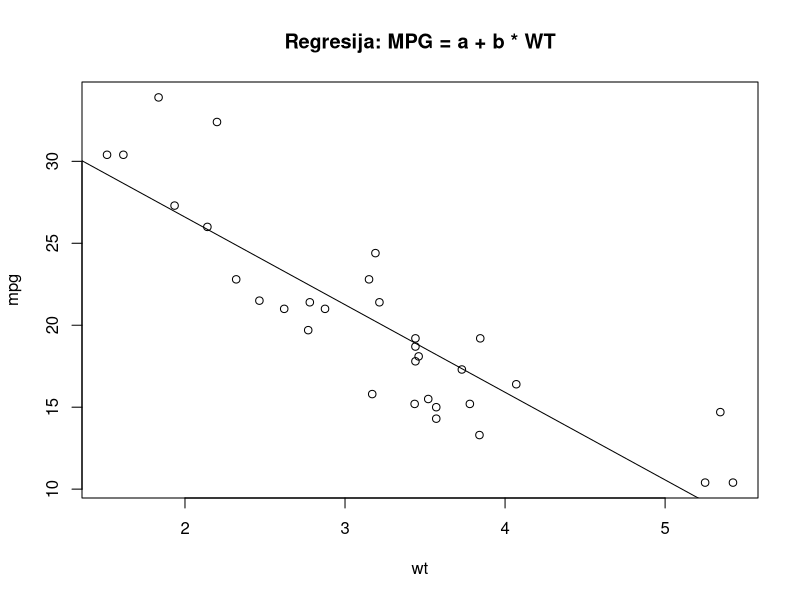
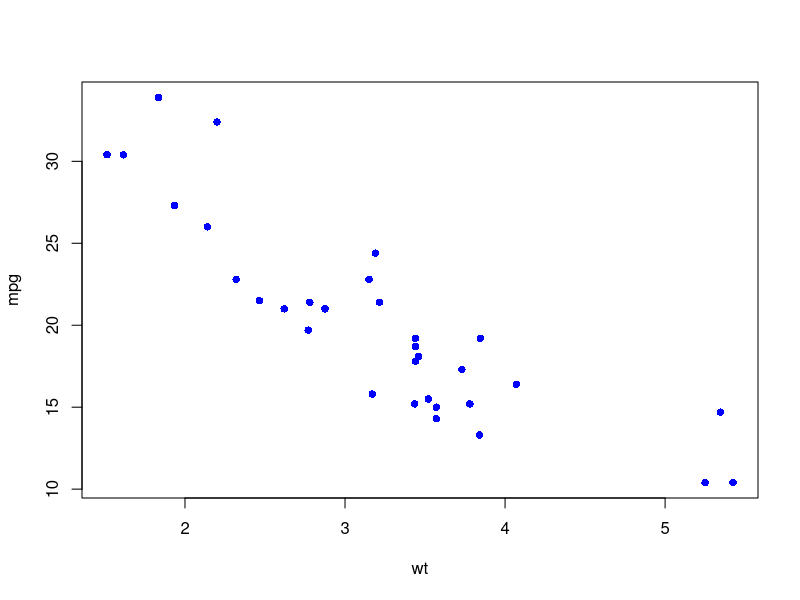
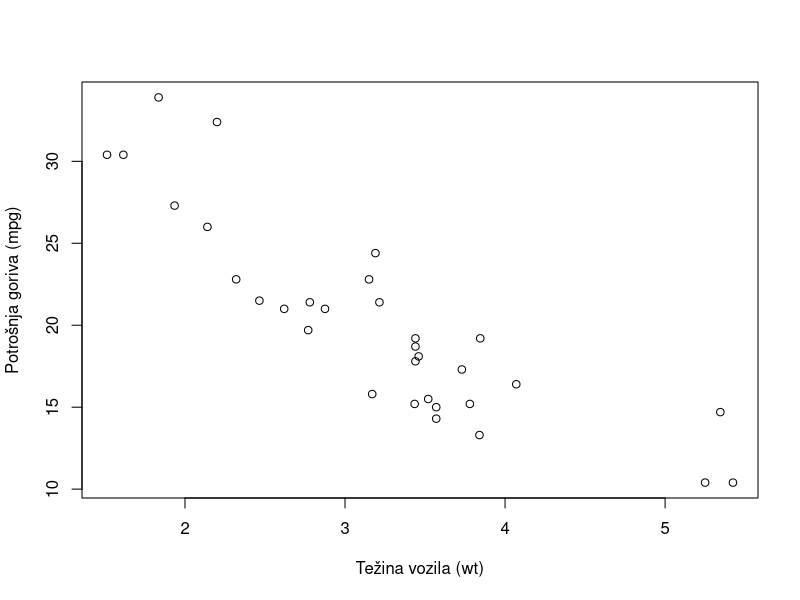
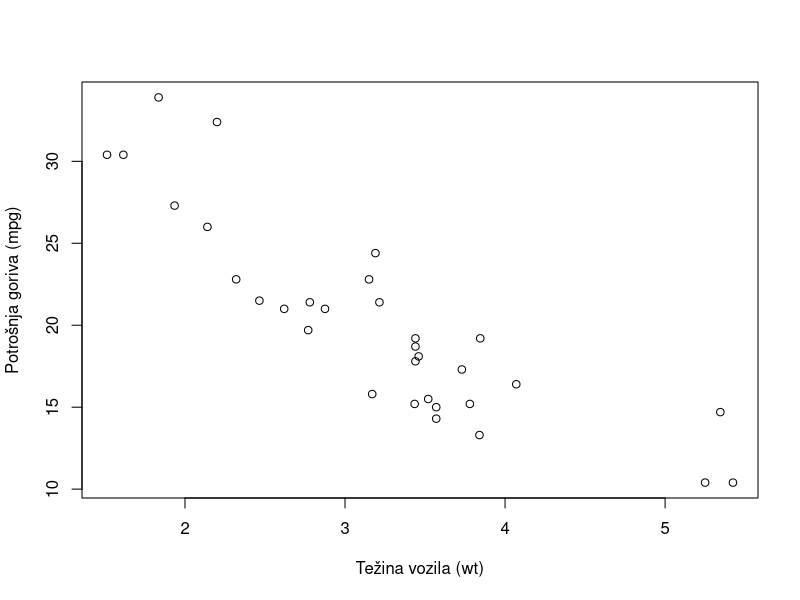
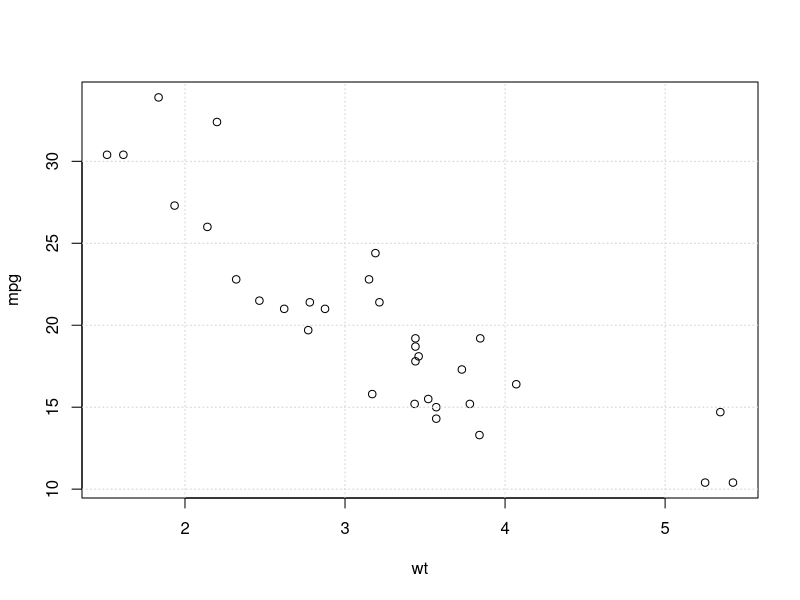
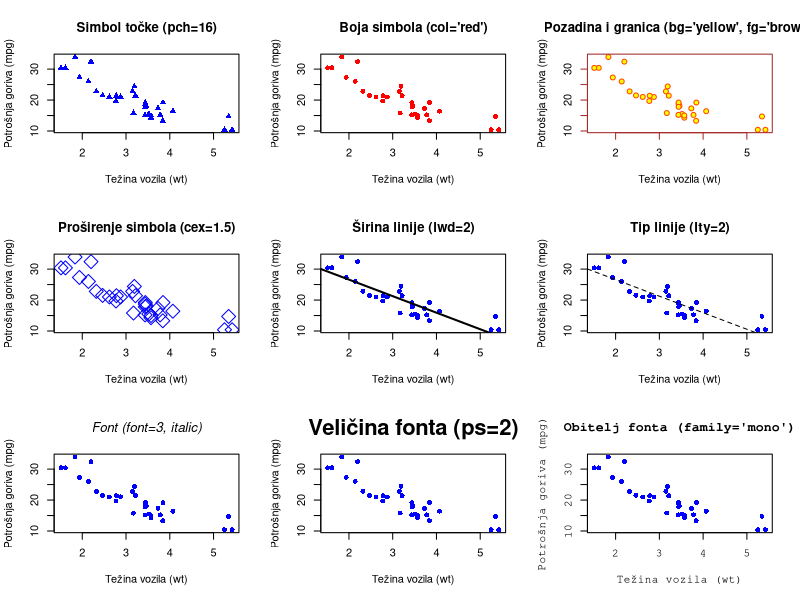
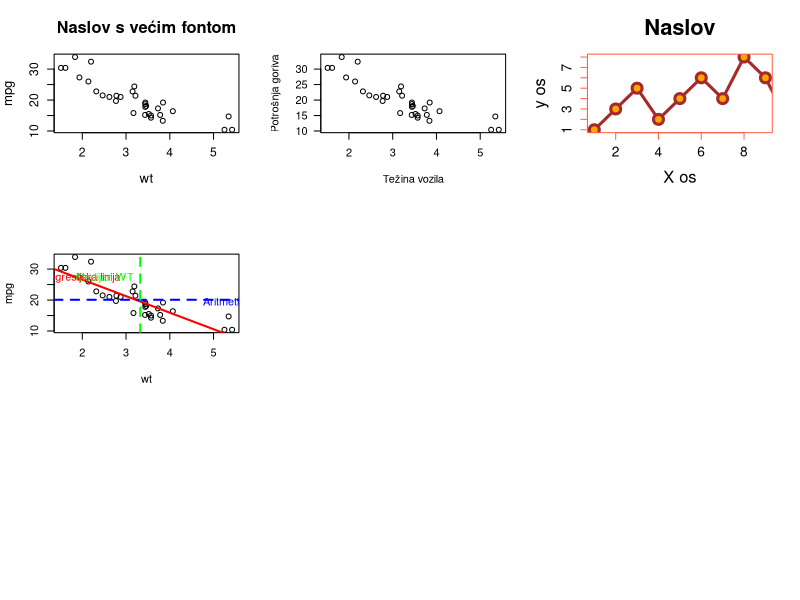
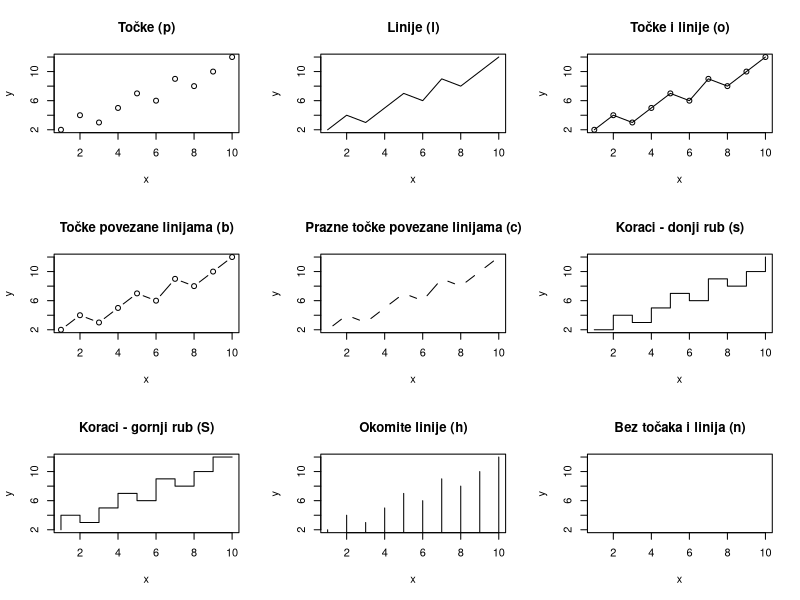

Generate these figures, in order, with R: (Note: this script raises an error after producing the figures.)
attach(mtcars)  # Učitavanje podataka
plot(wt, mpg)   # Iscrtavanje podataka
abline(lm(mpg ~ wt))  # Dodavanje regresijskog pravca
title("Regresija: MPG = a + b * WT")  # Naslov grafa

plot(wt, mpg, col="blue", pch=16)

plot(wt, mpg, xlab="Težina vozila (wt)", ylab="Potrošnja goriva (mpg)")

plot(wt, mpg, xlab="Težina vozila (wt)", ylab="Potrošnja goriva (mpg)")

plot(wt, mpg)
grid()


# Učitavanje podataka
data(mtcars)
attach(mtcars)

# Postavljanje rasporeda grafova (3 redova x 2 stupca)
par(mfrow=c(3, 3))

# 1. Parametar: pch - simbol trokuta
plot(wt, mpg, pch=17, col="blue", xlab="Težina vozila (wt)", ylab="Potrošnja goriva (mpg)", main="Simbol točke (pch=16)")

# 2. Parametar: col - boja simbola
plot(wt, mpg, pch=16, col="red", xlab="Težina vozila (wt)", ylab="Potrošnja goriva (mpg)", main="Boja simbola (col='red')")

# 3. Parametar: bg i fg - boje pozadine i granice simbola
plot(wt, mpg, pch=21, col="orangered", bg="yellow", fg="brown", xlab="Težina vozila (wt)", ylab="Potrošnja goriva (mpg)", main="Pozadina i granica (bg='yellow', fg='brown')")

# 4. Parametar: cex - proširenje simbola
plot(wt, mpg, pch=5, col="blue", cex=2, xlab="Težina vozila (wt)", ylab="Potrošnja goriva (mpg)", main="Proširenje simbola (cex=1.5)")

# 5. Parametar: lwd - širina linije
plot(wt, mpg, pch=16, col="blue", xlab="Težina vozila (wt)", ylab="Potrošnja goriva (mpg)", main="Širina linije (lwd=2)")
abline(lm(mpg ~ wt), lwd=2)  # Promjena širine linije

# 6. Parametar: lty - tip linije
plot(wt, mpg, pch=16, col="blue", xlab="Težina vozila (wt)", ylab="Potrošnja goriva (mpg)", main="Tip linije (lty=2)")
abline(lm(mpg ~ wt), lty=2)  # Promjena tipa linije (dashed)

# 7. Parametar: font - tip fonta
plot(wt, mpg, pch=16, col="blue", xlab="Težina vozila (wt)", ylab="Potrošnja goriva (mpg)", main="Font (font=3, italic)", font.main=3)

# 8. Parametar: ps - veličina fonta
plot(wt, mpg, pch=16, col="blue", xlab="Težina vozila (wt)", ylab="Potrošnja goriva (mpg)", main="Veličina fonta (ps=2)", cex.main=2)

# 9. Parametar: family - obitelj fonta
plot(wt, mpg, pch=16, col="blue", family="mono", xlab="Težina vozila (wt)", ylab="Potrošnja goriva (mpg)", main="Obitelj fonta (family='mono')")

par(mar=c(5, 4, 4, 2) + 0.1)  # Margine: (donja, lijeva, gornja, desna)
plot(wt, mpg, cex.main=1.5, cex.lab=1.2, cex.axis=1.1, main="Naslov s većim fontom")

plot(wt, mpg, xlab="Težina vozila", ylab="Potrošnja goriva", las=1)

x <- 1:10
y <- c(1,3,5,2,4,6,4,8,6,2)
plot(
  x,                 # vrijednosti na osi x 
  y,                 # vrijednosti na osi y 
  xlim = c(1, 9),    # raspon x vrijednost
  ylim = c(1, 8),    # raspon y vrijednost
  main = "Naslov",   # naslov grafa
  xlab = "X os",     # naziv osi x
  ylab = "y os",     # naziv osi y
  cex.main = 2,      # veličina naslova
  cex.lab = 1.5,     # veličina naziva osi
  cex.axis = 1.25,   # veličina labela osi
  type = "b",        # vrsta linija/točaka
  lth  = 2,          # vrsta linije
  pch  = 21,         # vrsta točke
  lwd  = 3,          # debljina linije i obruba točki
  cex  = 2,          # veličina točki
  col  = "brown",    # boja linije i točki
  bg   = "orange",   # boja ispune točke
  fg   = "tomato",   # boja obruba grafa
)

plot(wt, mpg)
abline(lm(mpg ~ wt), col="red", lwd=2)  # linija linearne regresije
abline(h=mean(mpg), col="blue", lwd=2, lty=2)  # linija aritmetičke sredine
abline(v=median(wt), col="green", lwd=2, lty=2)  # linija medijana wt


text(x=min(wt)*1.3, y=max(mpg)*0.9, labels="Regresijska linija", col="red", pos=1)
text(x=max(wt)*0.85, y=mean(mpg)*0.95, labels="Aritmetička sredina", col="blue", pos=4)
text(x=median(wt), y=max(mpg)*0.8, labels="Medijan WT", col="green", pos=2)

# Postavljanje rasporeda grafova (3 redova x 2 stupca)
par(mfrow=c(3, 3))

# Generiranje podataka
x <- 1:10
y <- c(2, 4, 3, 5, 7, 6, 9, 8, 10, 12)

# 1. Točke (points)
plot(x, y, type = "p", main = "Točke (p)")

# 2. Linije (lines)
plot(x, y, type = "l", main = "Linije (l)")

# 3. Preklopljene točke i linije (overplotted)
plot(x, y, type = "o", main = "Točke i linije (o)")

# 4. Točke povezane linijama (b)
plot(x, y, type = "b", main = "Točke povezane linijama (b)")

# 5. Prazne točke povezane linijama (c)
plot(x, y, type = "c", main = "Prazne točke povezane linijama (c)")

# 6. Koraci (stair steps) - donji rub
plot(x, y, type = "s", main = "Koraci - donji rub (s)")

# 7. Koraci - gornji rub
plot(x, y, type = "S", main = "Koraci - gornji rub (S)")

# 8. Okomite linije (histogram-like)
plot(x, y, type = "h", main = "Okomite linije (h)")

# 9. Bez točaka i linija (samo os grafova)
plot(x, y, type = "n", main = "Bez točaka i linija (n)")

x <- seq(0, 10, by=0.1)
x2 <- seq(0, 10, by=1)

y1 <- sin(x)
y2 <- cos(x)
y3 <- c(-0.2, -0.3, 0.75, 0, 0.13, -0.8, 0.7, 0.21, -0.45, -0.32, 0.625)

plot(x, y1, type="l", col="red", lwd=2, ylim=c(-1,1), xlab="X Vrijednosti", ylab="Y Vrijednosti")
lines(x, y2, col="blue", lwd=2, lty=2)  
lines(x2, y3, col="green", lwd=2, lty=4)  

legend("topright", legend=c("sin(x)", "cos(x)", "basic"), col=c("red", "blue", "green"), lty=c(1,2,4), lwd=2)


x <- seq(0, 10, by=0.1)
y <- sin(x)
z <- cos(x)

par(mfrow=c(1, 2))

plot(x, y, type="l", col="blue", lwd=2, xlab="Vrijeme", ylab="Amplituda")

title(main="Sinusni val", sub="Primjer prilagođenog grafičkog prikaza", col.main="blue", col.sub="gray")
legend("topright", legend=c("sin(x)"), col="blue", lty=1, cex=0.8, lwd=2)

mtext("Sin i cos grafovi", line=1, col="purple", at=c(0,0))

plot(x, z, type="l", col="red", lwd=2, lty=2,  xlab="Vrijeme", ylab="Amplituda")

title(main="Sinusni val", sub="Primjer prilagođenog grafičkog prikaza", col.main="red", col.sub="gray")
legend("topright", legend=c("cos(x)"), col="red", lty=2, cex=1, lwd=2)

x <- seq(0, 10, by=0.1)
y <- sin(x)

plot(x, y, type="l", col="blue", lwd=2, xlab="Vrijeme", ylab="Amplituda")
title(main="Sinusni val s dodatnim elementima")

# Dodavanje mreže
grid(col="gray", lty=2, lwd=0.5)

# Dodavanje pravokutnika
rect(2, -1, 4, 1, col=rgb(1,0,0,0.2), border=NA)

# Dodavanje referentne linije
segments(2, -1, 2, 1, col="black", lty=2, lwd=2)

# Dodavanje poligona
polygon(c(6,7,7,6), c(-1,-1,1,1), col=rgb(0,0,1,0.3), border=NA)

# Dodavanje oznaka
text(5, 0, "Nulta točka", col="black", pos=3)
text(3, 0.5, "Označeno područje", col="red", pos=4)

# Dodavanje strelice
arrows(2, 0, 3, 0.5, col="red", lwd=2, length=0.1)

# Dodavanje točke s posebnim simbolom
points(5, 0, pch=19, col="red", cex=2)

# Generiranje normalno distribuirane varijable
set.seed(123)
x <- rnorm(500, mean = 100, sd = 15)

par(mfrow=c(1,1))
hist(
  x,                      # vrijednosti
  breaks = 20,            # razredi
  xlim = c(50, 160),      # raspon x vrijednost
  ylim = c(0, 80),        # raspon y vrijednost
  main = "Naslov",        # naslov
  xlab = "X os",          # naziv osi x
  ylab = "Y os",          # naziv osi y
  cex.main = 2,           # veličina naslova
  cex.lab = 1.5,          # veličina naziva osi
  cex.axis = 1.25,        # veličina labela osi
  col = "lightblue",      # boja stupaca
  border = "darkblue",    # boja rubova
)

par(mfrow=c(1,3))
hist(podaci, main="Fiksni broj", breaks = 50)  
hist(podaci, main="Prilagođeni intervali", breaks = seq(10, 200, by = 10))
hist(podaci, main="Friedman-Diaconis algoritam", breaks = "FD")

par(mfrow=c(1,1))
hist(podaci, 
     col = "lightblue",        # Boja ispune
     border = "darkblue",      # Boja rubova
     main = "Distribucija podataka", 
     xlab = "Vrijednosti",
     ylab = "Frekvencija")


set.seed(123)
podaci1 <- rnorm(500, mean = 100, sd = 15)
podaci2 <- rnorm(500, mean = 120, sd = 10)

hist(podaci1, 
     col = rgb(1,0,0,0.5),   # Crvena s prozirnošću
     main = "Usporedba distribucija",
     xlab = "Vrijednosti",
     xlim = c(50, 160))
hist(podaci2, 
     col = rgb(0,0,1,0.5),    # Plava s prozirnošću
     add = TRUE)              # Dodaj na postojeći graf
legend("topright", 
       legend = c("Skup 1", "Skup 2"),
       fill = c(rgb(1,0,0,0.5), rgb(0,0,1,0.5)))

hist(podaci, 
     freq = FALSE,            # Prikaz gustoće umjesto frekvencije
     col = "lightgreen",
     main = "Histogram s krivuljom gustoće")
lines(density(podaci),        # Dodavanje krivulje gustoće
      col = "red", 
      lwd = 2)

data(faithful)
waiting_times <- faithful$waiting

hist(waiting_times,
     breaks = 15,
     col = "lightsteelblue",
     border = "white",
     main = "Distribucija vremena između erupcija",
     xlab = "Vrijeme čekanja (minute)",
     ylab = "Broj erupcija",
     freq = FALSE)

lines(density(waiting_times), 
      col = "red3", 
      lwd = 2)

abline(v = mean(waiting_times), 
       col = "blue2", 
       lwd = 2)
abline(v = median(waiting_times), 
       col = "green4", 
       lwd = 3, 
       lty = 2)

legend("topright",
       legend = c("Gustoća distribucije", "Srednja vrijednost", "Medijan"),
       col = c("red3", "blue2", "green4"),
       lty = c(1, 1, 2),
       lwd = 2,
       bty = "n")  # Bez okvira legende

data(iris)
dotchart(iris$Sepal.Length,
         main = "Dužina čašičnih listova",
         xlab = "Dužina (cm)",
         ylab = "Uzorak")

dotchart(x = iris$Sepal.Length,
         groups = iris$Species,
         gcolor = c("#FF6B6B", "#4CAF50", "#2196F3"),
         lcolor = "gray80",
         color = c("#FF6B6B", "#4CAF50", "#2196F3")[as.numeric(iris$Species)],
         bg = rev(c("#FFCDD2", "#C8E6C9", "#BBDEFB"))[as.numeric(iris$Species)],
         main = "Dužina čašičnih listova po vrstama",
         xlab = "Dužina (cm)",
         ylab = "Uzorak",
         pch = 21,
         pt.cex = 1.5,
         cex = 1)

iris$Ratio <- iris$Petal.Length / iris$Petal.Width

dotchart(iris$Ratio,
         groups = iris$Species,
         gcolor = c("red", "green3", "blue"),
         color = c("#FF6B6B", "#4CAF50", "#2196F3")[as.numeric(iris$Species)],
         main = "Omjer dužine i širine latica po vrstama",
         xlab = "Omjer (dužina/širina)",
         ylab = "Uzorak",
         cex = 0.7)


data(iris)
iris$Ratio <- iris$Petal.Length / iris$Petal.Width
iris_sorted <- iris[order(iris$Species, iris$Ratio), ]

dotchart(iris_sorted$Ratio,
         groups = iris_sorted$Species,
         gcolor = c("red", "green3", "blue"),
         color = c("red", "green3", "blue")[as.numeric(iris_sorted$Species)],
         bg = rev(c("#FFCCCB", "#90EE90", "#ADD8E6"))[as.numeric(iris_sorted$Species)],
         main = "Omjer dužine i širine latica po vrstama",
         xlab = "Omjer (dužina/širina)",
         ylab = "Uzorak",
         pch = 21,
         pt.cex = 1.3,
         cex = 0.8)

species_means <- aggregate(Ratio ~ Species, iris, mean)
abline(v = species_means$Ratio, col = c("red", "green3", "blue"), lty = 2)

legend("bottomright",
       legend = c("Setosa", "Versicolor", "Virginica", "Prosjek"),
       col = c("red", "green3", "blue", "black"),
       pch = c(16, 16, 16, NA),
       lty = c(NA, NA, NA, 2),
       pt.bg = rev(c("#FFCCCB", "#90EE90", "#ADD8E6")),
       bty = "n")




data(ChickWeight)
# Prosječna težina po dijeti
mean_weight <- aggregate(weight ~ Diet, ChickWeight, mean)

bp <- barplot(mean_weight$weight,
        main = "Prosječna težina pilića po dijeti",
        xlab = "Dijeta",
        ylab = "Težina (g)",
        col = c("#FF9999", "#99FF99", "#9999FF", "#FFCC99"),
        ylim = c(0, 150))

text(x = bp, y = mean_weight$weight, labels = round(mean_weight$weight), pos = 3)

# Najveća težina po dijeti
max_weight <- aggregate(weight ~ Diet, ChickWeight, max)

barplot(max_weight$weight,
        horiz = TRUE,
        main = "Maksimalna težina po dijeti",
        xlab = "Težina (g)",
        ylab = "Dijeta",
        col = terrain.colors(4),
        xlim = c(0, 400))


day21 <- ChickWeight[ChickWeight$Time == 21, ]
mean_day21 <- aggregate(weight ~ Diet, day21, mean)

bp <- barplot(mean_day21$weight,
              main = "Težina pilića u 21. danu po dijetama",
              xlab = "Dijeta",
              ylab = "Težina (g)",
              col = heat.colors(4),
              ylim = c(0, 400))

text(x = bp, y = mean_day21$weight, labels = round(mean_day21$weight), pos = 3)

legend("topright",
       legend = paste("Dijeta", 1:4),
       fill = heat.colors(4),
       title = "Vrsta dijete")

data(PlantGrowth)
# Broj biljaka po skupinama
counts <- table(PlantGrowth$group)

pie(counts,
    main = "Raspodjela biljaka po eksperimentalnim skupinama",
    col = c("#FF6B6B", "#4CAF50", "#2196F3"))



# Izračun postotaka
percentages <- round(100 * counts/sum(counts), 1)

pie(counts,
    labels = paste0(percentages, "%"),
    main = "Postotna raspodjela biljaka po skupinama",
    col = c("#FF9999", "#99FF99", "#9999FF"))

legend("topright",
       title="Skupine",
       legend = c("Kontrolna", "Tretman 1", "Tretman 2"),
       fill = c("#FF9999", "#99FF99", "#9999FF"))




data(airquality)
boxplot(airquality$Ozone,
        main = "Distribucija ozonskih vrijednosti",
        ylab = "Ozon (ppb)",
        col = "lightblue")




boxplot(Ozone ~ Month, data = airquality,
        main = "Ozon po mjesecima",
        xlab = "Mjesec",
        ylab = "Ozon (ppb)",
        col = terrain.colors(5),
        names = month.name[5:9])



boxplot(airquality$Temp ~ airquality$Month,
        horizontal = TRUE,
        main = "Temperature po mjesecima",
        ylab = "Mjesec",
        xlab = "Temperatura (°F)",
        col = heat.colors(5),
        notch = TRUE,
        boxwex = 0.75)





boxplot(Wind ~ Month, data = airquality,
        main = "Distribucija brzine vjetra po mjesecima",
        xlab = "Mjesec",
        ylab = "Brzina vjetra (mph)",
        col = c("#4e79a7", "#59a14f", "#f28e2b", "#e15759", "#76b7b2"),
        boxwex = 0.6,  # Širina boxplotova
        names = month.name[5:9])

# Dodavanje srednjih vrijednosti
means <- aggregate(Wind ~ Month, airquality, mean, na.rm = TRUE)
points(means$Wind, pch = 18, col = "white", cex = 1.5)

# Legenda
legend("topright", legend = "Srednja vrijednost", pch = 23, col = "black", cex = 1.2)




data(quakes)
plot(quakes$long, quakes$lat,
     main = "Lokacije potresa",
     xlab = "Geografska dužina",
     ylab = "Geografska širina",
     pch = 21,
     col = rgb(0,0.2,0.4,0.75),
     bg = rgb(0,0.4,0.8,0.2),
     cex = (quakes$mag^3)/50)


# Različite boje po intenzitetu
intensity_col <- rev(heat.colors(10))[cut(quakes$mag, breaks=10)]
plot(quakes$depth, quakes$stations, col=intensity_col, pch=19, main="Boje po magnitudi")



# Prikaz svih varijabli u scatterplot matrici
pairs(quakes,
      main = "Matrica raspršenih dijagrama",
      pch = 21,
      col = rgb(0,0.1,0.5,0.5),
      bg = rgb(0,0.3,0.9,0.2))





# Izračun korelacijske matrice
cor_matrix <- cor(quakes)
round(cor_matrix, 2)



# Testiranje korelacija
cor.test(quakes$mag, quakes$stations)


par(mfrow=c(1,2))

# Magnituda vs stanice
plot(quakes$mag, quakes$stations,
     main = "Magnituda vs broj stanica\n(r = 0.85)",
     xlab = "Magnituda",
     ylab = "Broj stanica",
     pch = 19,
     col = rgb(0.8,0,0,0.3))
abline(lm(stations ~ mag, data=quakes), col="blue", lwd=3)

# Dubina vs magnituda
plot(quakes$depth, quakes$mag,
     main = "Dubina vs magnituda\n(r = -0.23)",
     xlab = "Dubina (km)",
     ylab = "Magnituda",
     pch = 19,
     col = rgb(0,0.5,0,0.3))
abline(lm(mag ~ depth, data=quakes), col="orange", lwd=3)




depth_cat <- cut(quakes$depth, breaks=5)
colors <- terrain.colors(5)[depth_cat]

plot(quakes$stations, quakes$mag,
     main = "Broj stanica vs magnituda potresa",
     xlab = "Broj stanica",
     ylab = "Magnituda",
     pch = 21,
     bg = adjustcolor(colors, alpha.f=0.6),
     col = "darkgray",
     cex = quakes$depth/50)

lines(lowess(quakes$stations, quakes$mag), col="red", lwd=2)

legend("bottomright",
       legend = levels(depth_cat),
       title = "Dubina (km)",
       pch = 21,
       pt.bg = terrain.colors(5),
       col = "darkgray")
